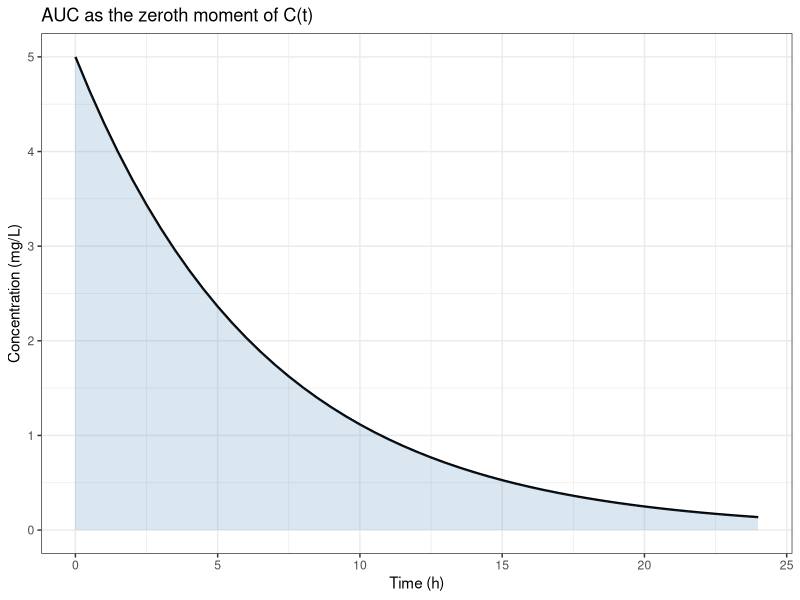

Here is the R script that generated this plot:
# Noncompartmental Analysis: Principles
# Extracted executable R code from 19-nca-principles.qmd
# Generated by scripts/extract_code.R — do not edit by hand.
# Regenerate: Rscript scripts/extract_code.R   (book repo)
#             Rscript scripts/extract_code.R --standalone   (bundle)
# Working directory: run from the repository root (data/ paths are relative).

# ----------------------------------------------------------------------
# Section: R Example: Moments from Simulated Data {#sec-nca-moments-sim}
# ----------------------------------------------------------------------
set.seed(20260731)
library(ggplot2)
library(dplyr)

# One-compartment IV bolus parameters
D <- 100   # mg
V <- 20    # L
k <- 0.15  # h^-1
CL <- k * V

time <- seq(0, 24, by = 0.5)
conc <- (D / V) * exp(-k * time)

pk <- data.frame(TIME = time, CONC = conc)

# Linear trapezoidal AUC
dt <- diff(pk$TIME)
avg_conc <- (pk$CONC[-1] + pk$CONC[-length(pk$CONC)]) / 2
AUC <- sum(avg_conc * dt)

# AUMC: linear trapezoid of t * C(t)
AUMC <- sum(
  (pk$TIME[-1] * pk$CONC[-1] +
     pk$TIME[-length(pk$TIME)] * pk$CONC[-length(pk$CONC)]) / 2 * dt
)

# Extrapolate moments to infinity (known terminal slope k)
C_last <- tail(pk$CONC, 1)
t_last <- tail(pk$TIME, 1)
AUC_inf <- AUC + C_last / k
AUMC_inf <- AUMC + t_last * C_last / k + C_last / k^2

MRT <- AUMC_inf / AUC_inf
Vss <- CL * MRT

data.frame(
  AUC_0t = AUC,
  AUC_inf = AUC_inf,
  AUMC_inf = AUMC_inf,
  MRT = MRT,
  CL = CL,
  Vss = Vss,
  Vss_true = V
)

# ----------------------------------------------------------------------
# Section: R Example: Moments from Simulated Data {#sec-nca-moments-sim}
# ----------------------------------------------------------------------
ggplot(pk, aes(TIME, CONC)) +
  geom_line(linewidth = 0.8) +
  geom_ribbon(aes(ymax = CONC, ymin = 0), alpha = 0.2, fill = "steelblue") +
  labs(
    x = "Time (h)",
    y = "Concentration (mg/L)",
    title = "AUC as the zeroth moment of C(t)"
  ) +
  theme_bw()

# ----------------------------------------------------------------------
# Section: R Example: Observed IV Bolus Data
# ----------------------------------------------------------------------
library(readr)

pk_iv <- read_csv("data/pk_iv_bolus.csv", show_col_types = FALSE)

# Linear trapezoidal AUC and AUMC for subject 101
subj <- pk_iv %>%
  filter(USUBJID == "101") %>%
  arrange(TIME)

dt <- diff(subj$TIME)
avg <- (subj$CONC[-1] + subj$CONC[-nrow(subj)]) / 2
AUC_obs <- sum(avg * dt)

# Linear trapezoid of t * C(t)
AUMC_obs <- sum(
  (subj$TIME[-1] * subj$CONC[-1] +
     subj$TIME[-nrow(subj)] * subj$CONC[-nrow(subj)]) / 2 * dt
)

MRT_obs <- AUMC_obs / AUC_obs
D <- unique(subj$DOSE)
CL_obs <- D / AUC_obs
Vss_obs <- CL_obs * MRT_obs

data.frame(
  AUC_0t = round(AUC_obs, 2),
  AUMC_0t = round(AUMC_obs, 2),
  MRT = round(MRT_obs, 2),
  CL = round(CL_obs, 2),
  Vss = round(Vss_obs, 2)
)
